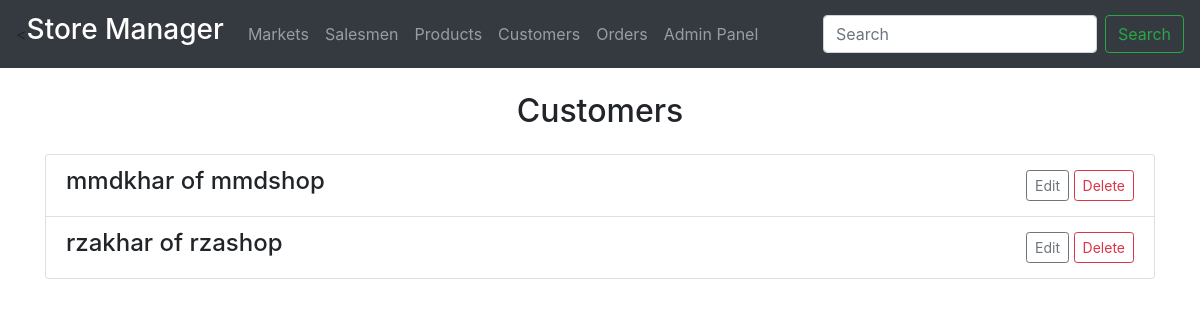
The app's page /customers/ with its own data.
### storeManager/models.py (models this page shows, shortened)
class Customer(models.Model):
    customer_id = models.AutoField(primary_key=True)
    customer_name = models.CharField(max_length=255)
    email = models.EmailField(null=True, blank=True)
    market = models.ForeignKey(Market, on_delete=models.CASCADE, null=True, blank=True)

class Market(models.Model):
    market_id = models.AutoField(primary_key=True)
    market_name = models.CharField(max_length=255)
    location = models.CharField(max_length=255)
    def __str__(self):
        return self.market_name

### storeManager/views.py (the view)
# urls.py: path('customers/', views.CustomerListView.as_view(), name='customer_list'),
class CustomerListView(ListView):
    model = Customer
    template_name = 'customer/customer_list.html'
    context_object_name = 'customers'
    def get_queryset(self):
        query = self.request.GET.get('q')
        if query:
            return Customer.objects.filter(customer_name__icontains=query)
        return Customer.objects.all()

### storeManager/templates/customer/customer_list.html
{% extends 'base.html' %}
{% block content %}
<div class="container">
    <h2 class="text-center my-4">Customers</h2>
    <div class="list-group">
        {% for customer in object_list %}
            <div class="list-group-item">
                <div class="d-flex justify-content-between align-items-center">
                    <h4>
                        {{ customer.customer_name }} of {{ customer.market }}
                    </h4>
                    <div>
                        <a href="{% url 'customer_edit' customer.pk %}" class="btn btn-sm btn-outline-secondary">Edit</a>
                        <a href="{% url 'customer_delete' customer.pk %}" class="btn btn-sm btn-outline-danger">Delete</a>
                    </div>
                </div>
            </div>
        {% empty %}
            <li class="list-group-item">No customers available</li>
        {% endfor %}
    </div>
</div>
{% endblock %}

### records on screen
Customer: customer_name "mmdkhar", market "mmdshop"
Customer: customer_name "rzakhar", market "rzashop"
